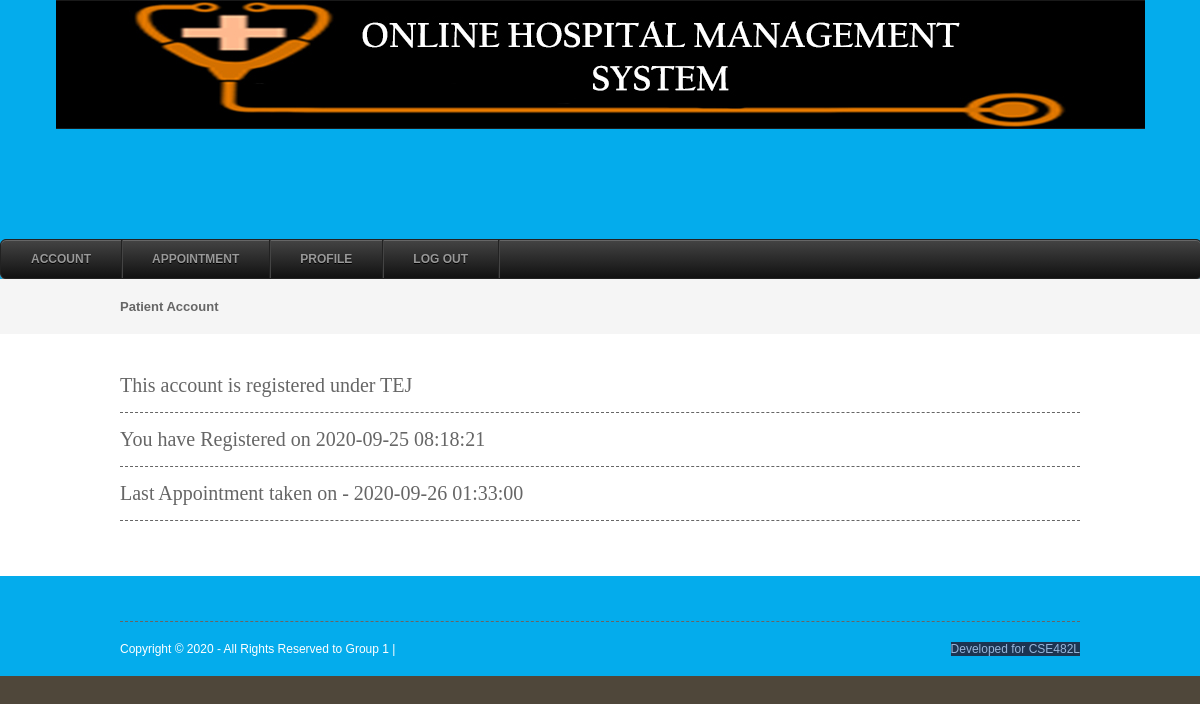
/patientaccount.php (signed in), run on the app's committed database.
### tables this page shows
CREATE TABLE `patient` (
  `patientid` int(10) NOT NULL,
  `patientname` varchar(50) NOT NULL,
  `admissiondate` date NOT NULL,
  `admissiontime` time NOT NULL,
  `address` varchar(250) NOT NULL,
  `mobileno` varchar(20) NOT NULL,
  `city` varchar(25) NOT NULL,
  `pincode` varchar(20) DEFAULT NULL,
  `loginid` varchar(50) NOT NULL,
  `password` varchar(25) NOT NULL,
  `bloodgroup` varchar(20) NOT NULL,
  `gender` varchar(10) NOT NULL,
  `status` varchar(10) NOT NULL,
  `dob` date NOT NULL
);

CREATE TABLE `appointment` (
  `appointmentid` int(10) NOT NULL,
  `patientid` int(10) NOT NULL,
  `appointmentdate` date NOT NULL,
  `appointmenttime` time NOT NULL,
  `app_reason` text NOT NULL,
  `status` varchar(10) NOT NULL
);

### patientaccount.php (the view, shortened to what this page needs)
<?php
include("headers.php");
$sqlpatient = "SELECT * FROM patient WHERE patientid='$_SESSION[patientid]' ";
$qsqlpatient = mysqli_query($con,$sqlpatient);
$rspatient = mysqli_fetch_array($qsqlpatient);
$sqlpatientappointment = "SELECT * FROM appointment WHERE patientid='$_SESSION[patientid]' ";
$qsqlpatientappointment = mysqli_query($con,$sqlpatientappointment);
$rspatientappointment = mysqli_fetch_array($qsqlpatientappointment);
?>
<div class="wrapper col2">
  <div id="breadcrumb">
    <ul>
      <li  class="first">Patient Account</li>
    </ul>
  </div>
</div>
<div class="wrapper col4">
  <div id="container">
    <h1>This account is registered under <?php echo $rspatient[patientname]; ?> </h1>
    <h1>You have Registered on <?php echo $rspatient[admissiondate]; ?> <?php echo $rspatient[admissiontime]; ?></h1>
<?php
if(mysqli_num_rows($qsqlpatientappointment) == 0)
{
?>
	<h1>Appointment records not found.. </h1>
<?php
}
else
{
?>
	<h1>Last Appointment taken on - <?php echo $rspatientappointment[appointmentdate]; ?> <?php echo $rspatientappointment[appointmenttime]; ?> </h1>
<?php
}
?>
  </div>
</div>
<?php
include("footers.php");
?>

### layout/styles/layout.css (style rules this page uses)
html { overflow-y:scroll; }
body { margin:0; padding:0; font-size:13px; font-family:verdana, Arial, Helvetica, sans-serif; color:#FFFFFF; background-color:#4F473A; }
div.wrapper { display:block; width:100%; margin:0; text-align:left; }
.col2 { color:#666666; background-color:#F5F5F5; }
.col3, .col4 { color:#666666; background-color:#FFFFFF; }
#head, #gallery, #breadcrumb, #container, #footer { display:block; position:relative; width:960px; margin:0 auto; }
#breadcrumb { padding:20px 0; }
#breadcrumb ul { margin:0; padding:0; list-style:none; }
#breadcrumb ul li { display:inline; }
#breadcrumb ul li.first { font-weight:bold; }
#container { padding:40px 0; }
#container h1, #container h2, #container h3, #container h4, #container h5, #container h6 { margin:0 0 15px 0; padding:0 0 15px 0; line-height:normal; font-weight:normal; font-size:20px; font-family:Georgia, "Times New Roman", Times, serif; border-bottom:1px dashed #666666; }

### data on the page
patient: patientname "TEJ", admissiondate "2020-09-25", admissiontime "08:18:21"
appointment: appointmentdate "2020-09-26", appointmenttime "01:33:00"
